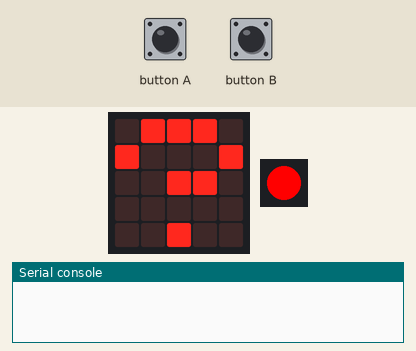
Bench run of a program on a simulated Calliope mini (MakeCode). Parts: the board's 5×5 LED display, 1 RGB LEDs in strip order, left to right, the last lines printed to the serial console. The inputs (shaded band) are chosen by the test bench. No radio messages arrive unless stated (any console line starting 'radio sent:' is added by the test bench).

Above: at 1.2 s.
1.3 s: button A pressed for 0.5 s
At 2.5 s:
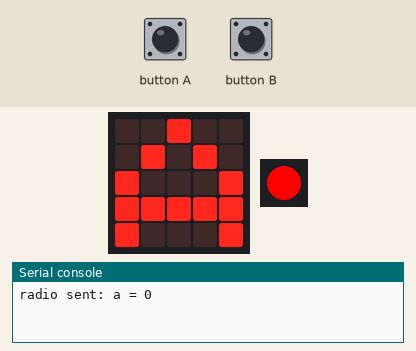
4.8 s: button B pressed for 3.2 s
At 5.3 s:
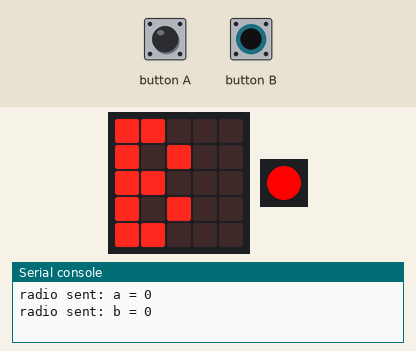
11.0 s: button B pressed for 0.5 s
14.5 s: button B pressed for 1 s
Timing chart, 0 to 17.5 s (numbered marks = the images above; inputs shaded):
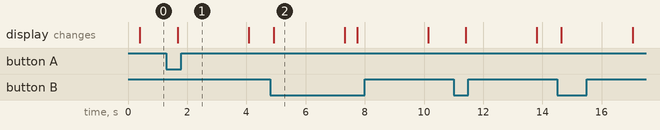

The program:

main.ts
```typescript
radio.setGroup(0)
basic.forever(function () {
    if (input.buttonIsPressed(Button.A)) {
        radio.sendValue("a", 0)
        basic.showLeds(`
            . . # . .
            . # . # .
            # . . . #
            # # # # #
            # . . . #
            `)
        basic.pause(2000)
        basic.clearScreen()
    }
    if (input.buttonIsPressed(Button.B)) {
        radio.sendValue("b", 0)
        basic.showLeds(`
            # # . . .
            # . # . .
            # # . . .
            # . # . .
            # # . . .
            `)
        basic.pause(2000)
        basic.clearScreen()
    }
    basic.showLeds(`
        . # # # .
        # . . . #
        . . # # .
        . . . . .
        . . # . .
        `)
    basic.setLedColor(0xff0000)
})
```

test.ts
```typescript
// Hier kann man Tests durchführen; diese Datei wird nicht kompiliert, wenn dieses Paket als Erweiterung verwendet wird.
```

Measured:
- after the input at 1.3 s, the display: changes after 0.38 s (image 1)
- after the input at 4.8 s, the display: changes after 0.12 s (image 2)
- what the display in image 2 shows lasts 2.4 s, from 4.9 s to 7.3 s
